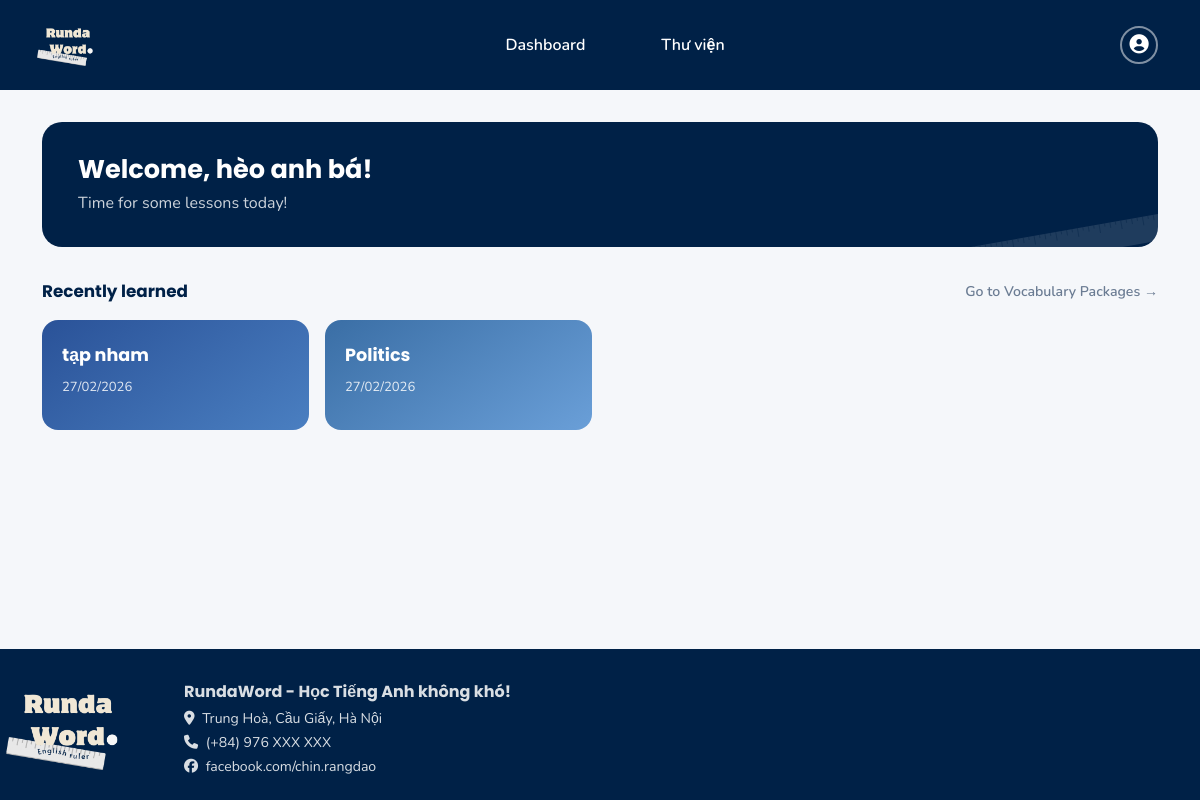
The app's page /dashboard (signed in) with its own data.
### app_simple.py (models this page shows, shortened)
class User(UserMixin, db.Model):
    __tablename__ = 'users'
    id = db.Column(db.Integer, primary_key=True)
    username = db.Column(db.String(50), unique=True, nullable=False)
    name = db.Column(db.String(100))
    email = db.Column(db.String(120), unique=True, nullable=False)
    password_hash = db.Column(db.String(255), nullable=False)
    created_at = db.Column(db.DateTime, default=datetime.utcnow)
    packages = db.relationship('VocabPackage', backref='user', lazy=True, cascade='all, delete-orphan')

class VocabPackage(db.Model):
    __tablename__ = 'vocab_packages'
    id = db.Column(db.Integer, primary_key=True)
    package_name = db.Column(db.String(100), nullable=False)
    package_description = db.Column(db.Text)
    created_at = db.Column(db.DateTime, default=datetime.utcnow)
    updated_at = db.Column(db.DateTime, default=datetime.utcnow)
    user_id = db.Column(db.Integer, db.ForeignKey('users.id'), nullable=False)
    vocabularies = db.relationship('Vocabulary', backref='package', lazy=True, cascade='all, delete-orphan')

### app_simple.py (the view)
@app.route('/dashboard')
@login_required
def dashboard():
    recent_packages = VocabPackage.query.filter_by(user_id=current_user.id)\
        .order_by(VocabPackage.updated_at.desc()).limit(4).all()
    return render_template('index.html', packages=recent_packages)

### app_simple.py (called while the page is built)
@login_manager.user_loader
def load_user(user_id):
    return User.query.get(int(user_id))

### templates/index.html (shortened to what this page needs)
{% extends "base.html" %}
{% block content %}
<div class="welcome-banner">
    <h2>Welcome, {{ current_user.name or current_user.username }}!</h2>
    <p>Time for some lessons today!</p>
    <svg class="welcome-ruler" viewBox="0 0 200 40" fill="none" xmlns="http://www.w3.org/2000/svg">
        <rect x="0" y="8" width="200" height="24" rx="4" fill="white" />
        {% for i in range(0, 200, 5) %}
        <line x1="{{ i }}" y1="8" x2="{{ i }}" y2="{{ 8 + (8 if i % 20 == 0 else (5 if i % 10 == 0 else 3)) }}"
            stroke="#0d2137" stroke-width="1" opacity="0.4" />
        {% endfor %}
    </svg>
</div>
<div class="d-flex justify-content-between align-items-center mb-3">
    <div class="section-header mb-0">Recently learned</div>
    <a href="{{ url_for('packages') }}" class="text-decoration-none"
        style="color:var(--muted);font-size:0.88rem;font-weight:600;">
        Go to Vocabulary Packages →
    </a>
</div>
{% if packages %}
<div class="row g-3">
    {% for package in packages %}
    <div class="col-6 col-md-3">
        <a href="{{ url_for('package_detail', package_id=package.id) }}"
            class="pkg-card pkg-card-{{ loop.index0 % 4 }}">
            <div class="pkg-card-name">{{ package.package_name }}</div>
            <div class="pkg-card-meta">
                {% set delta = (now - package.updated_at).total_seconds() if now is defined else 0 %}
                {{ package.updated_at.strftime('%d/%m/%Y') }}
            </div>
        </a>
    </div>
    {% endfor %}
</div>
{% else %}
<div class="rw-card text-center py-5">
    <i class="fas fa-book-open fa-2x mb-3" style="color:var(--muted)"></i>
    <p class="text-muted mb-3">Bạn chưa có gói từ vựng nào</p>
    <a href="{{ url_for('create_package') }}" class="btn btn-navy">Tạo gói từ đầu tiên</a>
</div>
{% endif %}
{% endblock %}

### static/css/main.css (style rules this page uses)
:root { --navy: #002147; --navy-light: #1a3a5c; --cream: #f0ebe0; --cream-btn: #e8e0d0; --accent: #1a5cad; --text: #0d2137; --muted: #6b7c93; --bg: #f5f7fa; --card-bg: #ffffff; --border: #e2e8f0; }
* { box-sizing: border-box; }
body { font-family: 'Nunito', sans-serif; background: var(--bg); color: var(--text); min-height: 100vh; display: flex; flex-direction: column; }
.pkg-card { background: linear-gradient(145deg, #3a6ea5, #6a9fd8); border-radius: 16px; padding: 22px 20px 18px; color: white; cursor: pointer; text-decoration: none; display: block; transition: transform 0.15s, box-shadow 0.2s; min-height: 110px; }
.pkg-card-name { font-family: 'Poppins', sans-serif; font-weight: 700; font-size: 1.1rem; margin-bottom: 10px; }
.pkg-card-meta { font-size: 0.82rem; opacity: 0.85; }
.pkg-card-0 { background: linear-gradient(145deg, #2a5298, #4a7fc1); }
.pkg-card-1 { background: linear-gradient(145deg, #3a6ea5, #6a9fd8); }
.welcome-banner { background: var(--navy); border-radius: 20px; padding: 32px 36px; color: white; position: relative; overflow: hidden; margin-bottom: 32px; }
.welcome-banner h2 { font-family: 'Poppins', sans-serif; font-weight: 700; font-size: 1.6rem; margin-bottom: 6px; }
.welcome-banner p { opacity: 0.8; margin: 0; font-size: 1rem; }
.welcome-ruler { position: absolute; right: -10px; bottom: -20px; width: 220px; opacity: 0.12; transform: rotate(-10deg); }
.section-header { font-family: 'Poppins', sans-serif; font-weight: 700; font-size: 1.05rem; color: var(--navy); margin-bottom: 16px; }

### records on screen
User: name "hèo anh bá"
VocabPackage: package_name "tạp nham", updated_at "27/02/2026"
VocabPackage: package_name "Politics", updated_at "27/02/2026"
